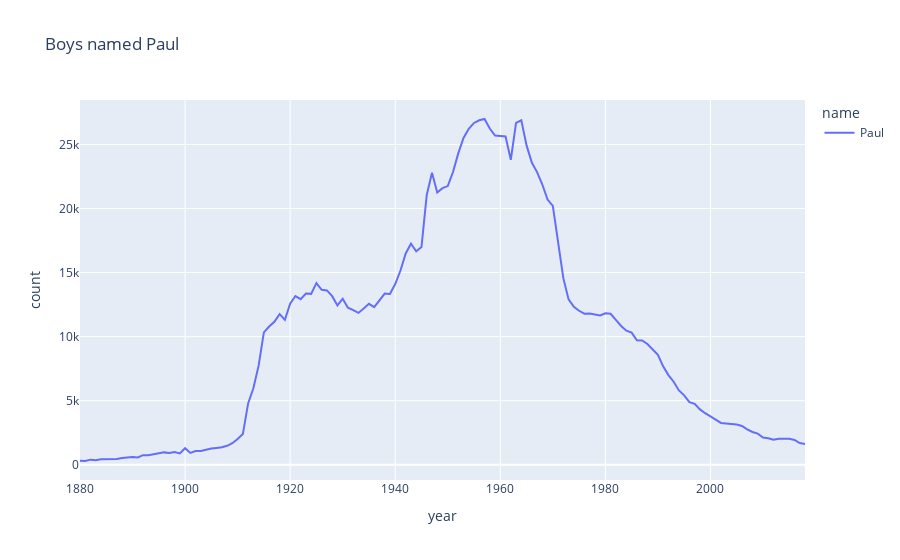

The notebook cell this image was saved under:
### Code cell
"""
Question 4. Comment on statistics for your name. Give as meny insights as possible.
Paweł -> Paul
"""
pauls = df.loc[(df.name == "Paul") & (df.sex == "M")].sort_values(by="year").reset_index(drop=True)

fig = px.line(pauls, x="year", y="count", color="name", labels=("Paul"), title="Boys named Paul")
fig.show()

print("""
The increases in the number of boys named Paul aligns pretty well with the two demographic booms
described in the previous question. Although there is one exception which is a peak in 1963 and 1964
that might be correlated with formation of The Beatles music band and the fact that one of the
members' name is Paul McCartney.
After that, the name started to loose on popularity and had a major decline in early 1970s,
then stabilized for a couple of years and started falling down back again after 1980.
The number of Pauls born in 2018 was almost the same as in 1909 despite the fact that
overall number of births was 7 times as high.
""")

### Figure 1 — Plotly figure (JSON) as saved in the notebook; plotly's stock layout.template omitted (floating-point values rounded to 4 significant figures; data arrays with more than 128 entries replaced by an {"elided": "..."} marker saying what was removed)
{"data": [{"hovertemplate": "name=Paul<br>year=%{x}<br>count=%{y}<extra></extra>", "legendgroup": "Paul", "line": {"color": "#636efa", "dash": "solid"}, "marker": {"symbol": "circle"}, "mode": "lines", "name": "Paul", "orientation": "v", "showlegend": true, "type": "scatter", "x": {"elided": "139 int values"}, "xaxis": "x", "y": {"elided": "139 int values"}, "yaxis": "y"}], "layout": {"legend": {"title": {"text": "name"}, "tracegroupgap": 0}, "title": {"text": "Boys named Paul"}, "xaxis": {"anchor": "y", "domain": [0, 1], "title": {"text": "year"}}, "yaxis": {"anchor": "x", "domain": [0, 1], "title": {"text": "count"}}}}
